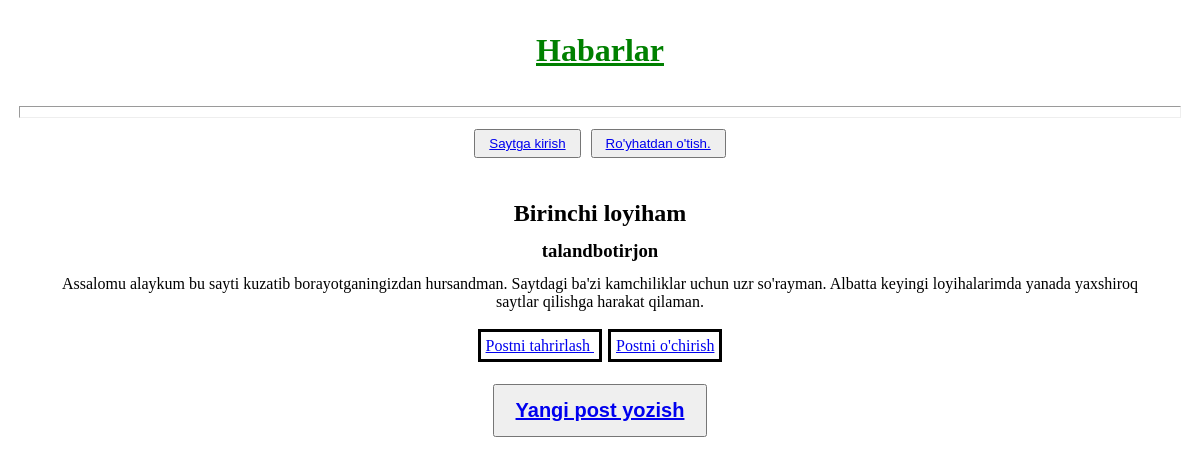
Screenshot of /post/7/ with the database file from the repository.
### blog/models.py (models this page shows, shortened)
class Post(models.Model):
    title = models.CharField(max_length=200)
    author = models.ForeignKey(
        'auth.User',
        on_delete=models.CASCADE
    )
    body = models.TextField()

### blog/views.py (the view)
# urls.py: path('post/<int:pk>/', BlogDetailView.as_view(), name='post_detail' ),
class BlogDetailView(DetailView):
    model = Post
    template_name = 'post_detail.html'

### templates/post_detail.html
{% extends 'base.html' %}
{% block content %}
    <div class="post-entry" >
        <h2>{{ post.title }}</h2>
        <h3>{{ post.author }} </h3>
        <p> {{ post.body }} </p>
    </div>
    <p><a
            style="  border-style: solid; border-color: black"
            href="{% url 'post_edit' post.pk %} " >Postni tahrirlash
    </a>
    <a
            style="  border-style: solid; border-color: black"
            href="{% url 'post_delete' post.pk %}" >
        Postni o'chirish
    </a>
    </p>
{% endblock content %}

### static/css/base.css (style rules this page uses)
* { margin: 3px; padding: 5px; text-align: center; }
div { padding: 10px 15px ; }

### rows the page displays
Post: title "Birinchi loyiham", author "talandbotirjon", body "Assalomu alaykum bu sayti kuzatib borayotganingizdan hursandman. Saytdagi ba'zi kamchiliklar uchun uzr so'rayman. Albatta keyingi loyihalarimda yanada yaxshiroq saytlar qilishga harakat qilaman."
